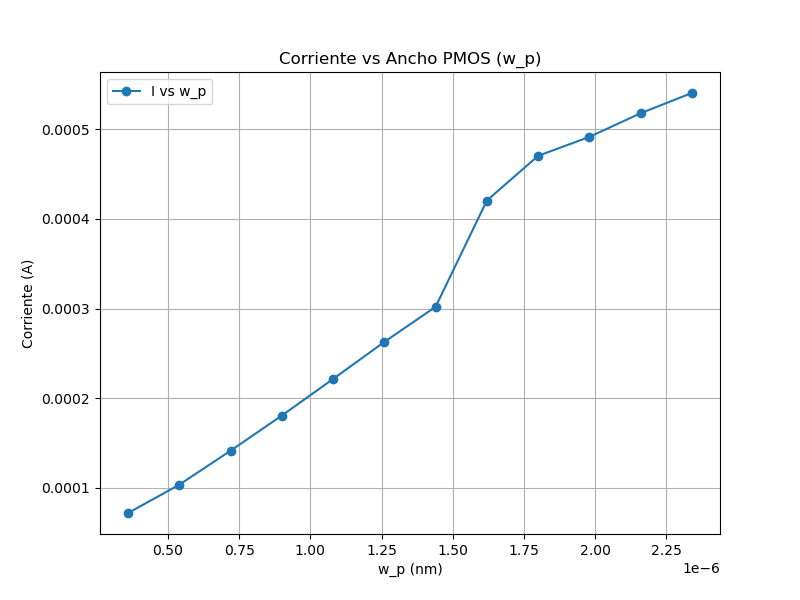

Reproduce this figure in Python.
import matplotlib.pyplot as plt
import pandas as pd

# Cargar datos desde archivo de texto
data = pd.read_csv('short_circuit_current.csv', delim_whitespace=True)

# Extraer datos relevantes
w_p = data['w_p']  # Ancho del PMOS
current = data['current_at_vdd2']  # Corriente medida

# Graficar
plt.figure(figsize=(8, 6))
plt.plot(w_p, -current, marker='o', label='I vs w_p')
plt.title('Corriente vs Ancho PMOS (w_p)')
plt.xlabel('w_p (nm)')
plt.ylabel('Corriente (A)')
plt.grid(True)
plt.legend()
plt.show()
